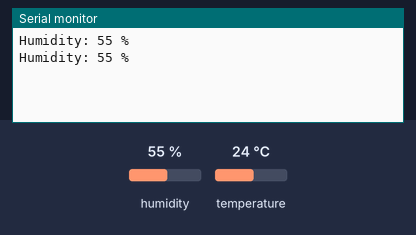
A sketch run on a simulated ESP32. Shown: the last lines printed to the serial monitor. The inputs (shaded band) are chosen by the test bench; at power-on: humidity 55 %, temperature 24 °C.

Above: at 2.3 s.
2.4 s: humidity set to 22 %
At 4.3 s:
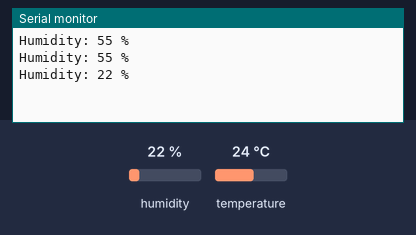
4.5 s: humidity set to 40 %
At 6.3 s:
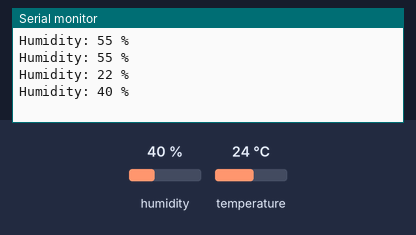
Timing chart, 0 to 7.8 s (numbered marks = the images above; inputs shaded):
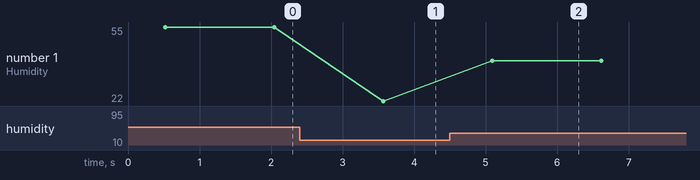

The sketch:

Prog_Humidite_ESP32.ino
```cpp
/*
 Nom : Prog_Humidite
 Créateur : Lylou BALLAND
 Description : Permet de relever la valeur d'humidité prise par le capteur DHT11 (ATTENTION TRANSFERT VERS SERVEUR NON FAIT)
 Cablage : (Voir schema)
 Date : 18/02/24
 Derniere modif : 19/02/24
 */

#include <DHT11.h>  // Bibliotheque DHT11

DHT11 dht11(23); // Pin 23 de l'ESP32

void setup()
{
    // Initialise la communication série pour permettre le débogage et la lecture des données.
    // Utilisant un débit en bauds de 9 600.
    Serial.begin(9600);
}

void loop()
{
    // Tentative de lecture de la valeur d'humidité du capteur DHT11.
    int humidity = dht11.readHumidity();

    // Vérifiez le résultat de la lecture.
    // S'il n'y a pas d'erreur, affiche la valeur d'humidité.
    // S'il y a une erreur, affiche le message d'erreur approprié.
    if (humidity != DHT11::ERROR_CHECKSUM && humidity != DHT11::ERROR_TIMEOUT)
    {
        Serial.print("Humidity: ");
        Serial.print(humidity);
        Serial.println(" %");
    }
    else
    {
        Serial.println(DHT11::getErrorString(humidity));
    }

    // Attendez 1 seconde avant la prochaine lecture.
    delay(1000);
}
```

Measured:
- after the input at 2.4 s, the serial monitor: prints a new line after 1.2 s (image 1)
- after the input at 4.5 s, the serial monitor: prints a new line after 0.59 s (image 2)
- plotted number 1: 55 → 22 after the input at 2.4 s, 22 → 40 after the input at 4.5 s
